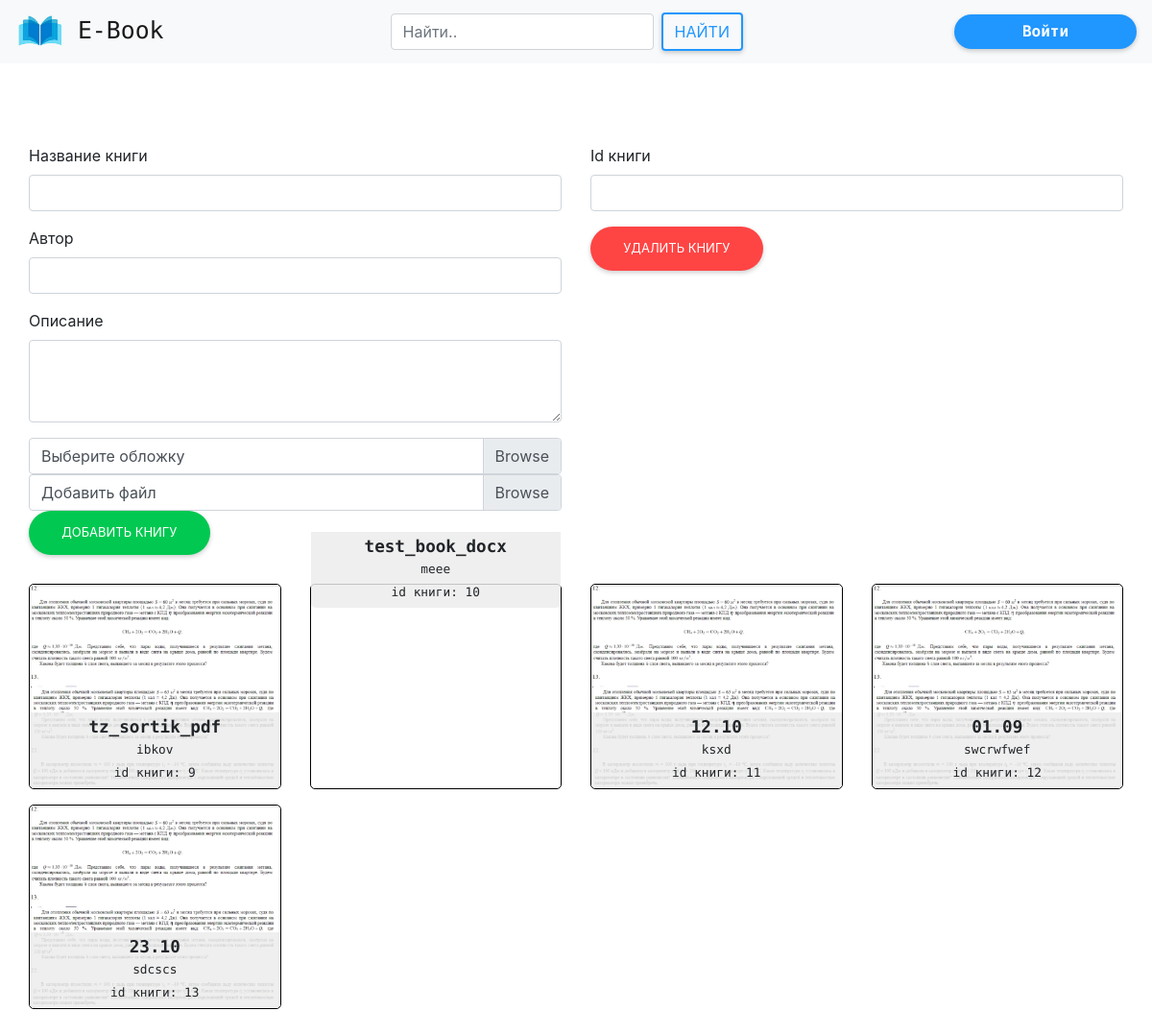
The app's page /libradmin/, older data.
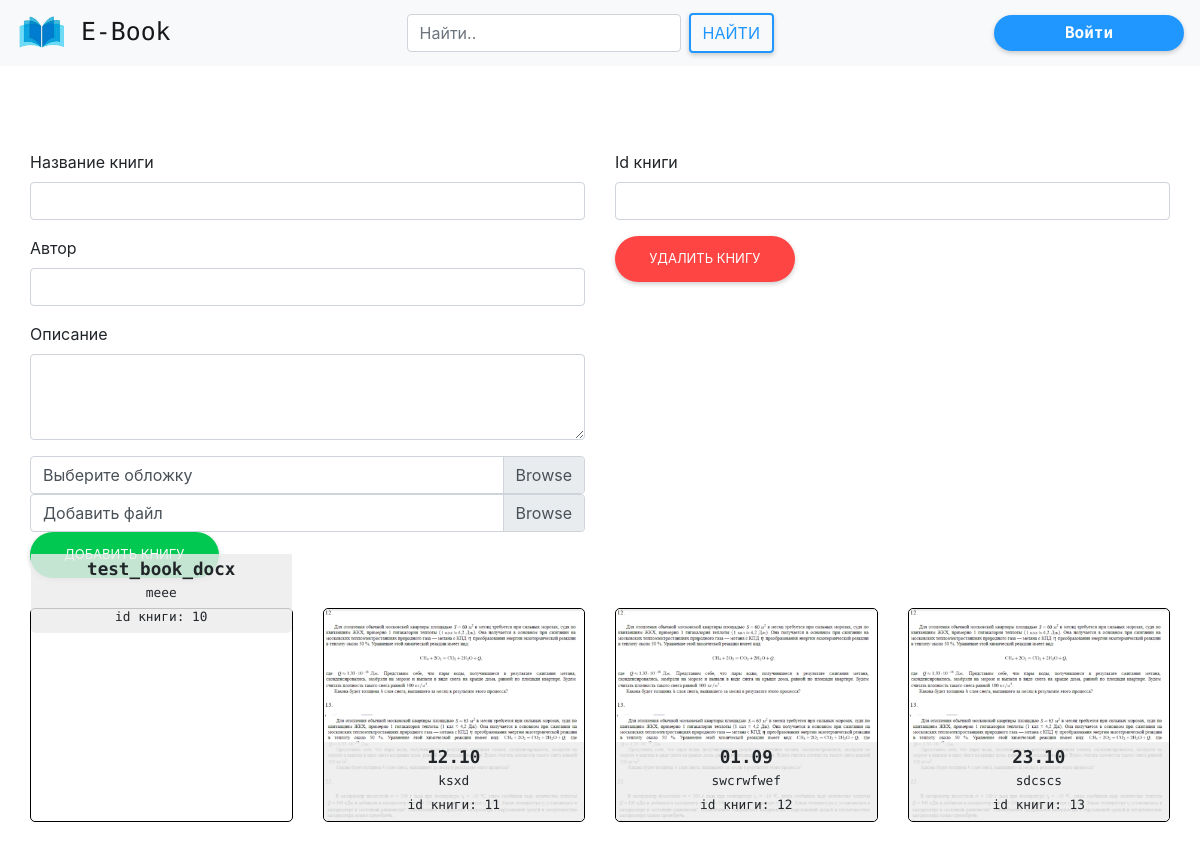
The same page, newer data.
### ebook/models.py (models this page shows, shortened)
class book_inf(models.Model):
    bookname = models.CharField("назвние книги", null=True, max_length=150)
    author = models.CharField("автор", null=True, max_length=100)
    rate = models.PositiveIntegerField("Рейтинг книги", default=0,
                                       validators=[MaxValueValidator(5), ])
    discriptions = models.TextField("описание книги")
    bookimage = models.ImageField("Фотография книги", blank=True,
                                  upload_to="books_photo",
                                  default="books_photo/default.png")
    addingDate = models.DateField("Дата добавления",
                                  default=timezone.now)
    bookfile = models.FileField(upload_to='books', blank=False,
                                default="puples_photo/default.png")

### ebook/views.py (the view)
# urls.py: path('libradmin/', views.libradmin, name='libradmin'),
def libradmin(request):
    books = book_inf.objects.all()
    return render(request, 'libradmin.html', {'books': books})

### templates/libradmin.html (shortened to what this page needs)
{% extends 'base.html' %}
{% load static %}
{% block links %}
    <link rel="stylesheet" href="{% static 'css/libradmin.css' %}">
{% endblock links %}
{% block content %}
    <div class="main">
        <div class="row">
            <form class="col-12 col-lg-6" method="POST" enctype="multipart/form-data" action="add_book/">
                <div class="form-group" data-toggle="validator">
                    <label for="Bookname">Название книги</label>
                    <input name="Bookname" type="text" class="form-control" id="Bookname" required>
                </div>
                <div class="form-group">
                    <label for="Bookauthor">Автор</label>
                    <input name="Bookauthor" type="text" class="form-control" id="Bookauthor" required>
                </div>
                <div class="form-group">
                    <label for="discriptions">Описание</label>
                    <textarea name="discriptions" class="form-control" id="discriptions" rows="3" required></textarea>
                </div>
                <div class="custom-file">
                    <label class="custom-file-label" for="bookimg">Выберите обложку</label>
                </div>
                <div class="custom-file">
                    <label class="custom-file-label" for="bookfile">Добавить файл</label>
                </div>
                <button type="submit" class="btn btn-rounded-almbb-success">Добавить книгу</button>
            </form>
            <form class="col-12 col-lg-6" method="POST" action="delete_book/" data-toggle="validator">
                <div class="form-group">
                    <label for="Bookid">Id книги</label>
                    <input name="Bookid" type="text" class="form-control" id="Bookid" required>
                </div>
                <button type="submit" class="btn btn-rounded-almbb-danger">Удалить книгу</button>
            </form>
        </div>
        <div class="allbooks">
            <div class="row">
                {% for bookItem in books  %}
                    <div class="col-12 col-md-6 col-lg-4 col-xl-3 bookbox" style="margin-bottom: 1em;">
                        <div class="book">
                            <div class="bookImg">
                                <img src="{{ bookItem.bookimage.url }}" alt="">
                                <div class="bookDiscrp">
                                    <h4>{{ bookItem.bookname }}</h4>
                                    <small>{{ bookItem.author }}</small> <br/>
                                    <small>id книги: {{ bookItem.id }}</small>
                                </div>
                            </div>
                         </div>
                    </div>
                {% endfor %}
            </div>
        </div>
    </div>
{% endblock content %}

### templates/base.html (shortened to what this page needs)
<!DOCTYPE html>
<html lang="ru">
{% load static %}
<head>
    <link rel="stylesheet" href="https://stackpath.bootstrapcdn.com/bootstrap/4.5.0/css/bootstrap.min.css"
>
    <link rel="stylesheet" href="{% static 'libs/almbb/almbb.css' %}">
    <link rel="stylesheet" href="{% static 'css/base.css' %}">
    {% block links %}
    {% endblock links %}
</head>
<body>
    <nav class="navbar navbar-expand-lg navbar-light bg-light fixed-top">
        <a class="navbar-brand logo" href="/">
            <img src="{% static 'images/logo.png' %}" width="50" height="40"
                 class="d-inline-block align-top" alt=""
                loading="lazy">
            E-Book
        </a>
        <div class="collapse navbar-collapse" id="navbarSupportedContent">
            <form class="form-inline my-2 my-lg-0 ml-auto mr-auto" action="/search_results" method="get">
                <input name="q" class="form-control mr-sm-2" type="search" placeholder="Найти.." aria-label="Search">
                <button class="btn btn-outline-blue btn-almbb-small my-2 my-sm-0" type="submit">Найти</button>
            </form>
            {% if user.is_authenticated %}
            <div class="dropdown person_menu dropdown-menu-right">
                <button class="btn btn-rounded-blue dropdown-toggle user btn-almbb-small userprbtn" type="button"
                    id="dropdownMenuButton" data-toggle="dropdown" aria-haspopup="true" aria-expanded="false">
                    {{ user.first_name }} {{ user.last_name }}
                </button>
                <div class="dropdown-menu dropdown-menu-right" aria-labelledby="dropdownMenuButton">
                    <a href="/userprofile" class="dropdown-item router-link"
                       style="color: #16181b !important; cursor: pointer;">Профиль</a>
                    {% if user.users_inf.status == "ST" %}
                        <a href="/userbooks/{{user.id}}" class="dropdown-item router-link" style="color: #16181b !important; cursor: pointer;">Мои книги</a>
                    {% endif %}
                    {% if user.users_inf.status == "SADM" %}
                        <a href="/admin" class="dropdown-item router-link" style="color: #16181b !important; cursor: pointer;">Админ панель</a>
                    {% endif %}
                    {% if user.users_inf.status == "LIBR" %}
                        <a href="/libradmin" class="dropdown-item router-link" style="color: #16181b !important; cursor: pointer;">Панель Библиотекаря</a>
                    {% endif %}
                    {% if user.users_inf.status == "LIBR" %}
                        <a href="/managingbookslibr" class="dropdown-item router-link" style="color: #16181b !important; cursor: pointer;">Учет книг</a>
                    {% endif %}
                    <div class="dropdown-divider"></div>
                    <a class="dropdown-item exit personMenuDrop" href="{% url 'logout'%}">Выйти</a>
                </div>
            </div>
            {% else %}
                <a type="button" class="btn btn-rounded-blue btn-almbb-small userprbtn" href="/login">Войти</a>
            {% endif %}
        </div>
    </nav>
        {% block content %}
        {% endblock content %}
</body>
</html>

### static/css/base.css (style rules this page uses)
.logo { font-family: 'PT Mono', monospace; font-size: 1.55em; }
html, body { min-height: 100vh; }
.userprbtn { font-family: 'PT Mono', monospace; min-width: 190px; text-transform: capitalize; font-weight: bold; }

### static/css/libradmin.css (style rules this page uses)
.main { padding-top: 150px !important; padding: 0px 30px; min-height: 100vh; }
.allbooks { margin-top: 30px; margin-bottom: 50px; }
.book { border: 1px solid black; max-height: 400px; min-height: 100%; border-radius: 5px; }
.bookImg img { max-width: 100%; min-width: 100%; max-height: 396px; min-height: 100%; height: 100%; border-radius: 5px; }
.bookImg { z-index: 1; position: relative; border-radius: 5px; }
.bookDiscrp { position: absolute; z-index: 2; background-color: rgba(236, 236, 236, 0.829); bottom: 0px; width: 100%; left: 0; border-bottom-left-radius: 5px; border-bottom-right-radius: 5px; text-align: center; font-family: 'PT Mono', monospace; padding: 5px 2px; }
.bookDiscrp h4 { font-size: 1.1em; font-weight: bolder; margin-bottom: 0px; }

Row changes from the older to the newer data that the page shows:
removed book_inf: bookimage (picture), bookname "tz_sortik_pdf", author "ibkov", id "9"
